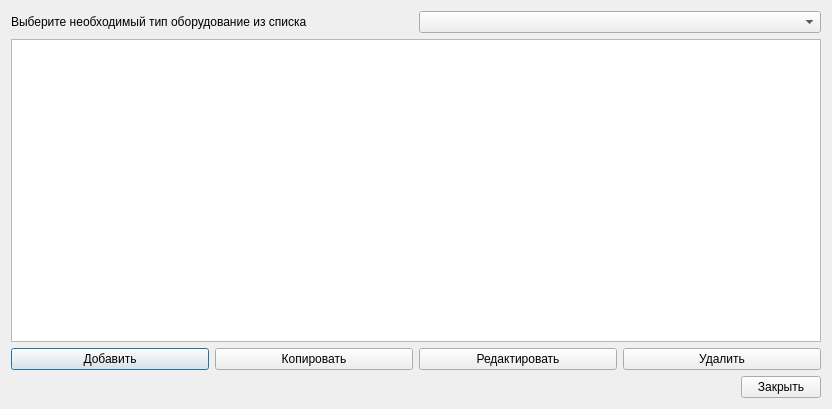
<?xml version="1.0" encoding="UTF-8"?>
<ui version="4.0">
 <class>DBWindow</class>
 <widget class="QDialog" name="DBWindow">
  <property name="geometry">
   <rect>
    <x>0</x>
    <y>0</y>
    <width>832</width>
    <height>409</height>
   </rect>
  </property>
  <property name="focusPolicy">
   <enum>Qt::NoFocus</enum>
  </property>
  <property name="windowTitle">
   <string>База данных</string>
  </property>
  <property name="modal">
   <bool>true</bool>
  </property>
  <layout class="QVBoxLayout" name="verticalLayout">
   <item>
    <layout class="QHBoxLayout" name="horizontalLayout">
     <item>
      <widget class="QLabel" name="label">
       <property name="text">
        <string>Выберите необходимый тип оборудование из списка</string>
       </property>
      </widget>
     </item>
     <item>
      <widget class="QComboBox" name="comboBox_equipment"/>
     </item>
    </layout>
   </item>
   <item>
    <widget class="QTableView" name="tableView"/>
   </item>
   <item>
    <layout class="QHBoxLayout" name="horizontalLayout_2">
     <item>
      <widget class="QPushButton" name="pushButton">
       <property name="text">
        <string>Добавить</string>
       </property>
      </widget>
     </item>
     <item>
      <widget class="QPushButton" name="pushButton_2">
       <property name="text">
        <string>Копировать</string>
       </property>
      </widget>
     </item>
     <item>
      <widget class="QPushButton" name="pushButton_3">
       <property name="text">
        <string>Редактировать</string>
       </property>
      </widget>
     </item>
     <item>
      <widget class="QPushButton" name="pushButton_4">
       <property name="text">
        <string>Удалить</string>
       </property>
      </widget>
     </item>
    </layout>
   </item>
   <item alignment="Qt::AlignRight">
    <widget class="QPushButton" name="pushButton_close">
     <property name="text">
      <string>Закрыть</string>
     </property>
    </widget>
   </item>
  </layout>
 </widget>
 <resources/>
 <connections>
  <connection>
   <sender>comboBox_equipment</sender>
   <signal>currentTextChanged(QString)</signal>
   <receiver>DBWindow</receiver>
   <slot>show_equipment_table()</slot>
   <hints>
    <hint type="sourcelabel">
     <x>434</x>
     <y>23</y>
    </hint>
    <hint type="destinationlabel">
     <x>323</x>
     <y>41</y>
    </hint>
   </hints>
  </connection>
  <connection>
   <sender>pushButton</sender>
   <signal>clicked()</signal>
   <receiver>DBWindow</receiver>
   <slot>db_add_equipment()</slot>
   <hints>
    <hint type="sourcelabel">
     <x>132</x>
     <y>345</y>
    </hint>
    <hint type="destinationlabel">
     <x>127</x>
     <y>385</y>
    </hint>
   </hints>
  </connection>
  <connection>
   <sender>pushButton_2</sender>
   <signal>clicked()</signal>
   <receiver>DBWindow</receiver>
   <slot>db_copy_equipment()</slot>
   <hints>
    <hint type="sourcelabel">
     <x>311</x>
     <y>345</y>
    </hint>
    <hint type="destinationlabel">
     <x>303</x>
     <y>382</y>
    </hint>
   </hints>
  </connection>
  <connection>
   <sender>pushButton_3</sender>
   <signal>clicked()</signal>
   <receiver>DBWindow</receiver>
   <slot>db_edit_equipment()</slot>
   <hints>
    <hint type="sourcelabel">
     <x>434</x>
     <y>347</y>
    </hint>
    <hint type="destinationlabel">
     <x>451</x>
     <y>383</y>
    </hint>
   </hints>
  </connection>
  <connection>
   <sender>pushButton_4</sender>
   <signal>clicked()</signal>
   <receiver>DBWindow</receiver>
   <slot>db_delete_equipment()</slot>
   <hints>
    <hint type="sourcelabel">
     <x>645</x>
     <y>345</y>
    </hint>
    <hint type="destinationlabel">
     <x>660</x>
     <y>336</y>
    </hint>
   </hints>
  </connection>
  <connection>
   <sender>pushButton_close</sender>
   <signal>clicked()</signal>
   <receiver>DBWindow</receiver>
   <slot>close()</slot>
   <hints>
    <hint type="sourcelabel">
     <x>748</x>
     <y>388</y>
    </hint>
    <hint type="destinationlabel">
     <x>706</x>
     <y>385</y>
    </hint>
   </hints>
  </connection>
 </connections>
 <slots>
  <slot>show_equipment_table()</slot>
  <slot>db_add_equipment()</slot>
  <slot>db_copy_equipment()</slot>
  <slot>db_edit_equipment()</slot>
  <slot>db_delete_equipment()</slot>
 </slots>
</ui>
